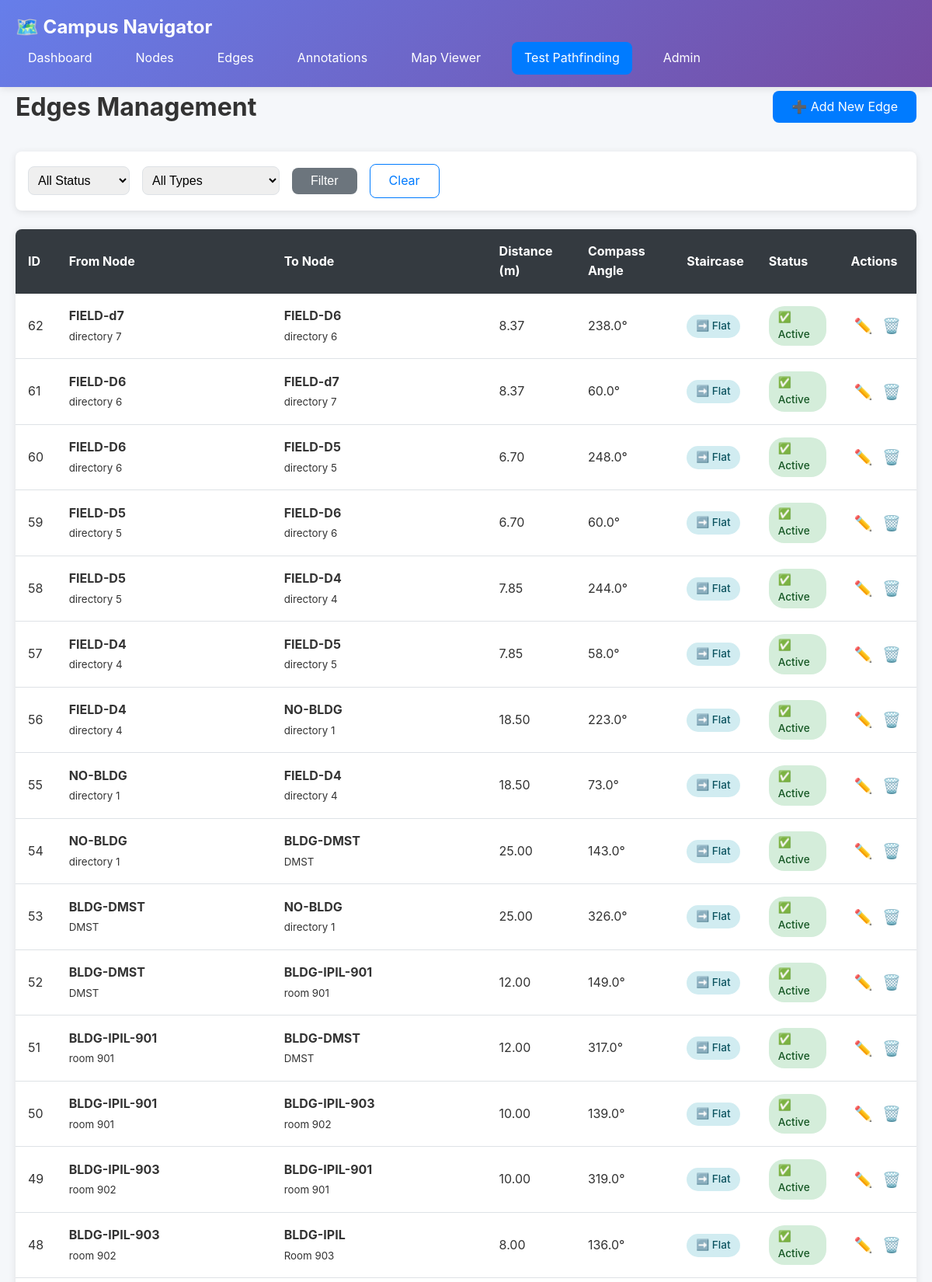
Page /edges/ (upper part) on the committed database.
### rec/models.py (models this page shows, shortened)
class Edges(models.Model):
    edge_id = models.AutoField(primary_key=True)
    from_node = models.ForeignKey(Nodes, related_name='from_edges', on_delete=models.CASCADE)
    to_node = models.ForeignKey(Nodes, related_name='to_edges', on_delete=models.CASCADE)
    distance = models.FloatField(validators=[MinValueValidator(0.0)]) #distance in meters
    compass_angle = models.FloatField(validators=[MinValueValidator(0.0)], help_text="Compass angle in degrees (0-360) from from_node to to_node")
    created_at = models.DateTimeField(auto_now_add=True)
    is_staircase = models.BooleanField(default=False) #Crucial. Set to True if this path is a stair.
    is_active = models.BooleanField(default=True) #If false, this edge is not considered in pathfinding.

class Nodes(models.Model):
    node_id = models.AutoField(primary_key=True)
    node_code = models.CharField(max_length=255, unique=True)
    name = models.CharField(max_length=255)
    building = models.CharField(max_length=255)
    floor_level = models.IntegerField()
    type_of_node = models.CharField(max_length=255, default='room')
    image360 = models.ImageField(upload_to='360_images/', blank=True, null=True, help_text='Upload 360° panorama image')
    qrcode = models.ImageField(upload_to='qrcodes/', blank=True, null=True, help_text='Auto-generated QR code')
    description = models.TextField(blank=True, null=True)
    map_x = models.FloatField(null=True, blank=True, validators=[MinValueValidator(0.0), MaxValueValidator(100.0)],
                              help_text='X coordinate on campus map (0-100%, left to right)')
    map_y = models.FloatField(null=True, blank=True, validators=[MinValueValidator(0.0), MaxValueValidator(100.0)],
                              help_text='Y coordinate on campus map (0-100%, top to bottom)')
    created_at = models.DateTimeField(auto_now_add=True)

### rec/views.py (the view)
# urls.py: path('edges/', views.edges_list, name='edges_list'),
def edges_list(request):
    edges = Edges.objects.all().select_related('from_node', 'to_node').order_by('-created_at')
    status_filter = request.GET.get('status', '')
    if status_filter == 'active':
        edges = edges.filter(is_active=True)
    elif status_filter == 'inactive':
        edges = edges.filter(is_active=False)
    stair_filter = request.GET.get('staircase', '')
    if stair_filter == 'yes':
        edges = edges.filter(is_staircase=True)
    elif stair_filter == 'no':
        edges = edges.filter(is_staircase=False)
    context = {
        'edges': edges,
        'status_filter': status_filter,
        'stair_filter': stair_filter,
    }
    return render(request, 'rec/edges_list.html', context)

### rec/templates/rec/edges_list.html (shortened to what this page needs)
{% extends 'rec/base.html' %}
{% block content %}
<div class="page-header">
    <h1>Edges Management</h1>
    <a href="{% url 'edge_create' %}" class="btn-primary">➕ Add New Edge</a>
</div>
<div class="filters-bar">
    <form method="get" class="filters-form">
        <select name="status">
            <option value="">All Status</option>
        </select>
        <select name="staircase">
            <option value="">All Types</option>
        </select>
        <button type="submit" class="btn-secondary">Filter</button>
        <a href="{% url 'edges_list' %}" class="btn-link">Clear</a>
    </form>
</div>
<div class="table-container">
    <table class="data-table">
        <thead>
            <tr>
                <th>ID</th>
                <th>From Node</th>
                <th>To Node</th>
                <th>Distance (m)</th>
                <th>Compass Angle</th>
                <th>Staircase</th>
                <th>Status</th>
                <th>Actions</th>
            </tr>
        </thead>
        <tbody>
            {% for edge in edges %}
            <tr>
                <td>{{ edge.edge_id }}</td>
                <td>
                    <strong>{{ edge.from_node.node_code }}</strong><br>
                    <small>{{ edge.from_node.name }}</small>
                </td>
                <td>
                    <strong>{{ edge.to_node.node_code }}</strong><br>
                    <small>{{ edge.to_node.name }}</small>
                </td>
                <td>{{ edge.distance|floatformat:2 }}</td>
                <td>{{ edge.compass_angle|floatformat:1 }}°</td>
                <td>
                    {% if edge.is_staircase %}
                        <span class="badge badge-warning">🚶 Stairs</span>
                    {% else %}
                        <span class="badge badge-info">➡️ Flat</span>
                    {% endif %}
                </td>
                <td>
                    {% if edge.is_active %}
                        <span class="badge badge-success">✅ Active</span>
                    {% else %}
                        <span class="badge badge-secondary">❌ Inactive</span>
                    {% endif %}
                </td>
                <td class="actions">
                    <a href="{% url 'edge_edit' edge.edge_id %}" class="btn-icon" title="Edit">✏️</a>
                    <a href="{% url 'edge_delete' edge.edge_id %}" class="btn-icon" title="Delete">🗑️</a>
                </td>
            </tr>
            {% empty %}
            <tr>
                <td colspan="8" class="text-center text-muted">No edges found. <a href="{% url 'edge_create' %}">Add your first edge</a></td>
            </tr>
            {% endfor %}
        </tbody>
    </table>
</div>
{% endblock %}

### rec/templates/rec/base.html (shortened to what this page needs)
<!DOCTYPE html>
<html lang="en">
<head>
    {% load static %}
    <link rel="stylesheet" href="{% static 'rec/css/style.css' %}">
</head>
<body>
    <nav class="navbar">
        <div class="container">
            <div class="navbar-header">
                <a href="{% url 'index' %}" class="logo">🗺️ Campus Navigator</a>
            </div>
            <ul class="nav-menu" id="navMenu">
                <li><a href="{% url 'index' %}">Dashboard</a></li>
                <li><a href="{% url 'nodes_list' %}">Nodes</a></li>
                <li><a href="{% url 'edges_list' %}">Edges</a></li>
                <li><a href="{% url 'annotations_list' %}">Annotations</a></li>
                <li><a href="{% url 'map_viewer' %}">Map Viewer</a></li>
                <li><a href="{% url 'pathfinding_test' %}" class="btn-primary">Test Pathfinding</a></li>
                <li><a href="/admin/">Admin</a></li>
            </ul>
        </div>
    </nav>
    <main class="container">
        {% block content %}{% endblock %}
    </main>
</body>
</html>

### rec/static/rec/css/style.css (style rules this page uses)
:root { --primary-color: #007bff; --secondary-color: #6c757d; --success-color: #28a745; --danger-color: #dc3545; --warning-color: #ffc107; --info-color: #17a2b8; --light-color: #f8f9fa; --dark-color: #343a40; --border-color: #dee2e6; --border-radius: 8px; --box-shadow: 0 2px 10px rgba(0,0,0,0.1); }
* { margin: 0; padding: 0; box-sizing: border-box; }
body { font-family: -apple-system, BlinkMacSystemFont, 'Segoe UI', Roboto, 'Helvetica Neue', Arial, sans-serif; line-height: 1.6; color: #333; background: #f5f7fa; }
.container { max-width: 1200px; margin: 0 auto; padding: 0 20px; }
.navbar { background: linear-gradient(135deg, #667eea 0%, #764ba2 100%); color: white; padding: 1rem 0; box-shadow: var(--box-shadow); position: sticky; top: 0; z-index: 1000; }
.navbar .container { display: flex; justify-content: space-between; align-items: center; flex-wrap: wrap; }
.navbar-header { display: flex; justify-content: space-between; align-items: center; width: 100%; }
.logo { font-size: 1.5rem; font-weight: bold; color: white; text-decoration: none; }
.nav-menu { list-style: none; display: flex; gap: 1.5rem; align-items: center; }
.nav-menu a { color: white; text-decoration: none; transition: opacity 0.3s; padding: 0.5rem 1rem; border-radius: var(--border-radius); }
main { padding: 2rem 0; min-height: calc(100vh - 200px); }
.page-header { display: flex; justify-content: space-between; align-items: center; margin-bottom: 2rem; }
.page-header h1 { font-size: 2rem; }
.btn-primary, .btn-secondary, .btn-danger, .btn-link { display: inline-block; padding: 0.5rem 1.5rem; border: none; border-radius: var(--border-radius); text-decoration: none; cursor: pointer; font-size: 1rem; transition: all 0.3s; }
.btn-primary { background: var(--primary-color); color: white; }
.btn-secondary { background: var(--secondary-color); color: white; }
.btn-link { background: transparent; color: var(--primary-color); border: 1px solid var(--primary-color); }
.btn-icon { font-size: 1.2rem; text-decoration: none; margin: 0 0.25rem; cursor: pointer; }
.filters-bar { background: white; padding: 1rem; border-radius: var(--border-radius); margin-bottom: 1.5rem; box-shadow: var(--box-shadow); }
.filters-form { display: flex; gap: 1rem; align-items: center; flex-wrap: wrap; }
.filters-form input, .filters-form select { padding: 0.5rem; border: 1px solid var(--border-color); border-radius: var(--border-radius); font-size: 1rem; }
.table-container { background: white; border-radius: var(--border-radius); box-shadow: var(--box-shadow); overflow: hidden; }
.data-table { width: 100%; border-collapse: collapse; }
.data-table thead { background: var(--dark-color); color: white; }
.data-table th, .data-table td { padding: 1rem; text-align: left; }
.data-table tbody tr { border-bottom: 1px solid var(--border-color); }
.data-table .actions { white-space: nowrap; }
.badge { display: inline-block; padding: 0.25rem 0.75rem; border-radius: 20px; font-size: 0.85rem; font-weight: 500; }
.badge-success { background: #d4edda; color: #155724; }
.badge-info { background: #d1ecf1; color: #0c5460; }

### rows in the picture
Edges: edge_id "62", from_node.node_code "FIELD-d7", from_node.name "directory 7", to_node.node_code "FIELD-D6", to_node.name "directory 6", distance "8.37", compass_angle "238.0", is_staircase "➡️ Flat", is_active "✅ Active"
Edges: edge_id "61", from_node.node_code "FIELD-D6", from_node.name "directory 6", to_node.node_code "FIELD-d7", to_node.name "directory 7", distance "8.37", compass_angle "60.0", is_staircase "➡️ Flat", is_active "✅ Active"
Edges: edge_id "60", from_node.node_code "FIELD-D6", from_node.name "directory 6", to_node.node_code "FIELD-D5", to_node.name "directory 5", distance "6.70", compass_angle "248.0", is_staircase "➡️ Flat", is_active "✅ Active"
Edges: edge_id "59", from_node.node_code "FIELD-D5", from_node.name "directory 5", to_node.node_code "FIELD-D6", to_node.name "directory 6", distance "6.70", compass_angle "60.0", is_staircase "➡️ Flat", is_active "✅ Active"
Edges: edge_id "58", from_node.node_code "FIELD-D5", from_node.name "directory 5", to_node.node_code "FIELD-D4", to_node.name "directory 4", distance "7.85", compass_angle "244.0", is_staircase "➡️ Flat", is_active "✅ Active"
Edges: edge_id "57", from_node.node_code "FIELD-D4", from_node.name "directory 4", to_node.node_code "FIELD-D5", to_node.name "directory 5", distance "7.85", compass_angle "58.0", is_staircase "➡️ Flat", is_active "✅ Active"
Edges: edge_id "56", from_node.node_code "FIELD-D4", from_node.name "directory 4", to_node.node_code "NO-BLDG", to_node.name "directory 1", distance "18.50", compass_angle "223.0", is_staircase "➡️ Flat", is_active "✅ Active"
Edges: edge_id "55", from_node.node_code "NO-BLDG", from_node.name "directory 1", to_node.node_code "FIELD-D4", to_node.name "directory 4", distance "18.50", compass_angle "73.0", is_staircase "➡️ Flat", is_active "✅ Active"
Edges: edge_id "54", from_node.node_code "NO-BLDG", from_node.name "directory 1", to_node.node_code "BLDG-DMST", to_node.name "DMST", distance "25.00", compass_angle "143.0", is_staircase "➡️ Flat", is_active "✅ Active"
Edges: edge_id "53", from_node.node_code "BLDG-DMST", from_node.name "DMST", to_node.node_code "NO-BLDG", to_node.name "directory 1", distance "25.00", compass_angle "326.0", is_staircase "➡️ Flat", is_active "✅ Active"
Edges: edge_id "52", from_node.node_code "BLDG-DMST", from_node.name "DMST", to_node.node_code "BLDG-IPIL-901", to_node.name "room 901", distance "12.00", compass_angle "149.0", is_staircase "➡️ Flat", is_active "✅ Active"
Edges: edge_id "51", from_node.node_code "BLDG-IPIL-901", from_node.name "room 901", to_node.node_code "BLDG-DMST", to_node.name "DMST", distance "12.00", compass_angle "317.0", is_staircase "➡️ Flat", is_active "✅ Active"
Edges: edge_id "50", from_node.node_code "BLDG-IPIL-901", from_node.name "room 901", to_node.node_code "BLDG-IPIL-903", to_node.name "room 902", distance "10.00", compass_angle "139.0", is_staircase "➡️ Flat", is_active "✅ Active"
Edges: edge_id "49", from_node.node_code "BLDG-IPIL-903", from_node.name "room 902", to_node.node_code "BLDG-IPIL-901", to_node.name "room 901", distance "10.00", compass_angle "319.0", is_staircase "➡️ Flat", is_active "✅ Active"
Edges: edge_id "48", from_node.node_code "BLDG-IPIL-903", from_node.name "room 902", to_node.node_code "BLDG-IPIL", to_node.name "Room 903", distance "8.00", compass_angle "136.0", is_staircase "➡️ Flat", is_active "✅ Active"
